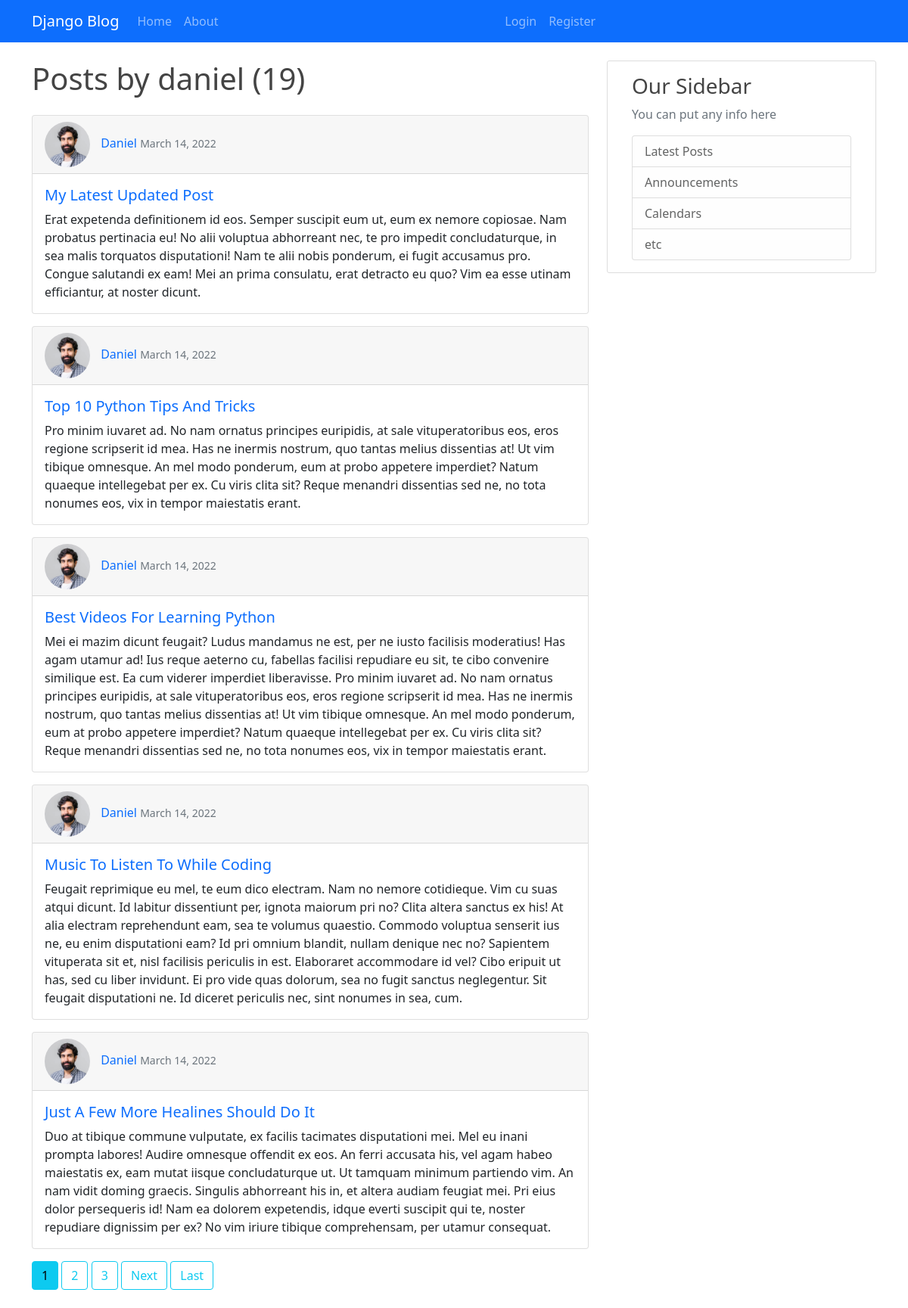
Page /user/daniel on the committed database.
### blog/models.py (models this page shows, shortened)
class Post(models.Model):
  title = models.CharField(max_length=100)
  content = models.TextField()
  date_posted = models.DateTimeField(default=timezone.now)
  author = models.ForeignKey(User, on_delete=models.CASCADE)

### users/models.py (models this page shows, shortened)
class Profile(models.Model):
  user = models.OneToOneField(User, on_delete=models.CASCADE)
  image = models.ImageField(default='default.jpg', upload_to='profile_pics')

### blog/views.py (the view)
# urls.py: path('user/<str:username>', UserPostListView.as_view(), name='user-posts'),
class UserPostListView(ListView):
  model = Post
  template_name = 'blog/user_posts.html'
  context_object_name = 'posts'
  ordering = ['-date_posted']
  paginate_by = 5
  def get_queryset(self):
    user = get_object_or_404(User, username=self.kwargs.get('username'))
    return Post.objects.filter(author=user).order_by('-date_posted')

### blog/templates/blog/user_posts.html (shortened to what this page needs)
{% extends 'blog/base.html' %} {% block content %}
<h1 class="mb-4">
  Posts by {{ view.kwargs.username }} ({{ page_obj.paginator.count }})
</h1>
{% for post in posts %}
<div class="card mb-3">
  <div class="card-header">
    <img
      class="post-profile-img"
      src="{{post.author.profile.image.url}}"
      alt="profile"
    />
    <a href="{% url 'user-posts' post.author.username %}">{{ post.author }}</a>
    <small class="text-muted">{{ post.date_posted|date:"F d, Y"}}</small>
  </div>
  <div class="card-body">
    <h5 class="card-title">
      <a href="{% url 'post-detail' post.id %}">{{ post.title }}</a>
    </h5>
    <p class="card-text">{{ post.content }}</p>
  </div>
</div>
{% endfor %} {% if is_paginated %}
{% for num in page_obj.paginator.page_range %} {% if page_obj.number == num %}
<a class="btn btn-info mb-4" href="?page={{ num }}">{{ num }}</a>
{% elif num > page_obj.number|add:'-3' and num < page_obj.number|add:'3' %}
<a class="btn btn-outline-info mb-4" href="?page={{ num }}">{{ num }}</a>
{% endif %} {% endfor %}
{% if page_obj.has_next %}
<a
  class="btn btn-outline-info mb-4"
  href="?page={{ page_obj.next_page_number }}"
  >Next</a
>
<a
  class="btn btn-outline-info mb-4"
  href="?page={{ page_obj.paginator.num_pages }}"
  >Last</a
>
{% endif %} {% endif %} {% endblock%}

### blog/static/blog/main.css (style rules this page uses)
body { background: #fafafa; color: #333333; }
h1, h2, h3, h4, h5, h6 { color: #444444; }
a { text-decoration: none !important; text-transform: capitalize; }
.post-profile-img { width: 60px; height: 60px; margin-right: 10px; border-radius: 50%; }

### rows in the picture
Post: author.profile.image (picture), author "Daniel", date_posted "March 14, 2022", title "My Latest Updated Post", content "Erat expetenda definitionem id eos. Semper suscipit eum ut, eum ex nemore copiosae. Nam probatus pertinacia eu! No alii voluptua abhorreant nec, te pro impedit concludaturque, in sea malis torquatos disputationi! Nam te alii nobis ponderum, ei fugit accusamus pro. Congue salutandi ex eam! Mei an prima consulatu, erat detracto eu quo? Vim ea esse utinam efficiantur, at noster dicunt."
Post: author.profile.image (picture), author "Daniel", date_posted "March 14, 2022", title "Top 10 Python Tips And Tricks", content "Pro minim iuvaret ad. No nam ornatus principes euripidis, at sale vituperatoribus eos, eros regione scripserit id mea. Has ne inermis nostrum, quo tantas melius dissentias at! Ut vim tibique omnesque. An mel modo ponderum, eum at probo appetere imperdiet? Natum quaeque intellegebat per ex. Cu viris clita sit? Reque menandri dissentias sed ne, no tota nonumes eos, vix in tempor maiestatis erant."
Post: author.profile.image (picture), author "Daniel", date_posted "March 14, 2022", title "Best Videos For Learning Python", content "Mei ei mazim dicunt feugait? Ludus mandamus ne est, per ne iusto facilisis moderatius! Has agam utamur ad! Ius reque aeterno cu, fabellas facilisi repudiare eu sit, te cibo convenire similique est. Ea cum viderer imperdiet liberavisse. Pro minim iuvaret ad. No nam ornatus principes euripidis, at sale vituperatoribus eos, eros regione scripserit id mea. Has ne inermis nostrum, quo tantas melius dissentias at! Ut vim tibique omnesque. An mel modo ponderum, eum at probo appetere imperdiet? Natum quaeque intellegebat per ex. Cu viris clita sit? Reque menandri dissentias sed ne, no tota nonumes eos, vix in tempor maiestatis erant."
Post: author.profile.image (picture), author "Daniel", date_posted "March 14, 2022", title "Music To Listen To While Coding", content "Feugait reprimique eu mel, te eum dico electram. Nam no nemore cotidieque. Vim cu suas atqui dicunt. Id labitur dissentiunt per, ignota maiorum pri no? Clita altera sanctus ex his! At alia electram reprehendunt eam, sea te volumus quaestio. Commodo voluptua senserit ius ne, eu enim disputationi eam? Id pri omnium blandit, nullam denique nec no? Sapientem vituperata sit et, nisl facilisis periculis in est. Elaboraret accommodare id vel? Cibo eripuit ut has, sed cu liber invidunt. Ei pro vide quas dolorum, sea no fugit sanctus neglegentur. Sit feugait disputationi ne. Id diceret periculis nec, sint nonumes in sea, cum."
Post: author.profile.image (picture), author "Daniel", date_posted "March 14, 2022", title "Just A Few More Healines Should Do It", content "Duo at tibique commune vulputate, ex facilis tacimates disputationi mei. Mel eu inani prompta labores! Audire omnesque offendit ex eos. An ferri accusata his, vel agam habeo maiestatis ex, eam mutat iisque concludaturque ut. Ut tamquam minimum partiendo vim. An nam vidit doming graecis. Singulis abhorreant his in, et altera audiam feugiat mei. Pri eius dolor persequeris id! Nam ea dolorem expetendis, idque everti suscipit qui te, noster repudiare dignissim per ex? No vim iriure tibique comprehensam, per utamur consequat."

### other values in the picture
{{ view.kwargs.username }} "daniel"
{{ page_obj.paginator.count }} "19"
{{ num }} "1"
{{ num }} "2" "3"
